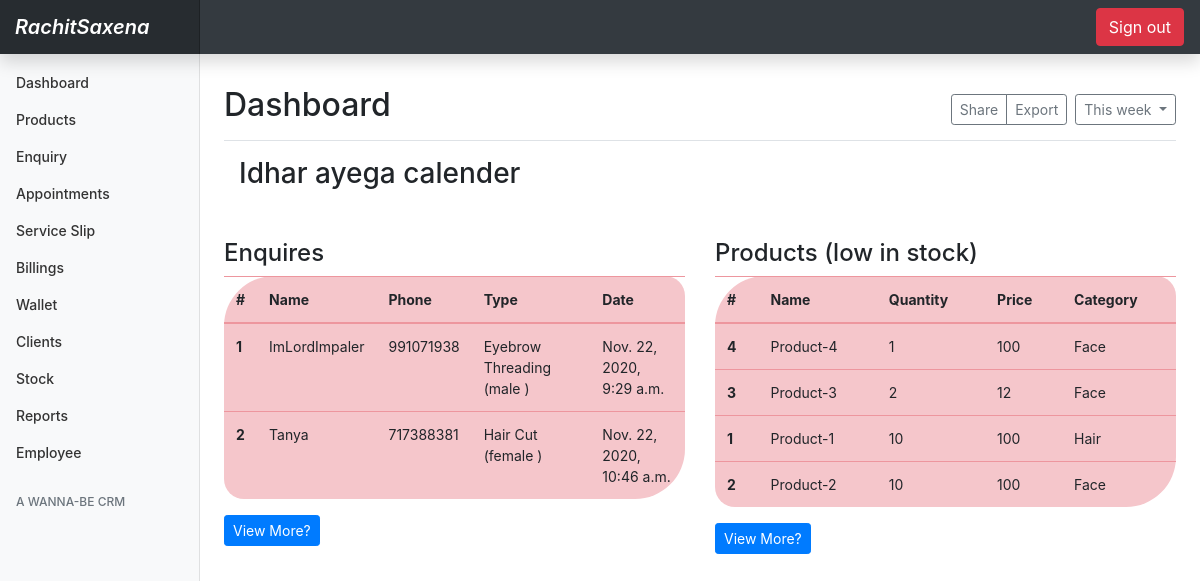
The page /dashboard (signed in) on the database its author committed.
### basic/models.py (models this page shows, shortened)
class Enquiry(models.Model):
    name = models.CharField(max_length=100 , null=True  , blank=True)
    phone = models.CharField(max_length=100 , null=True  , blank=True)
    service = models.ForeignKey(Service , on_delete=models.CASCADE)
    date = models.DateTimeField(auto_now_add=True)
    responseType = models.CharField(null=True , blank=True , max_length=100)
    response = models.CharField(max_length= 10 , choices=ENQUIRY_TYPE , default='cold')

class Service(models.Model):
    name = models.CharField(max_length=100 , null=True ,blank=True)
    price = models.IntegerField(default=0)
    duration = models.IntegerField(default=0)
    mprice = models.IntegerField(default=0)
    gender = models.CharField(max_length=10 , choices=GENDER_TYPES , default='others')
    def __str__(self):
        return (self.name + ' (' + self.gender + ' )')

class Product(models.Model):
    name = models.CharField(max_length=100 ,null=True , blank=True )
    bprice = models.IntegerField(default=0 , null=True  , blank=True)
    sprice = models.IntegerField(default=0 , null= True , blank=True)
    category = models.ForeignKey(Category , on_delete= models.CASCADE)
    quantity = models.IntegerField(default=10)
    img = models.ImageField(null=True , blank=True)
    date = models.DateTimeField(auto_now_add=True)

class Category(models.Model):
    name = models.CharField(max_length=100 , null=True , blank=True)
    service = models.ForeignKey(Service , on_delete= models.CASCADE)
    def __str__(self):
        return self.name

### basic/views.py (the view)
# urls.py: path('dashboard' , views.home , name='dashboard'),
@login_required(login_url='loginPage')
def home(request):
    enq = Enquiry.objects.all()
    pro = Product.objects.all().order_by('quantity')
    params = {
        'enq': enq ,
        'pro' : pro
    }
    return render(request , 'basic/dashboard.html' , params)

### basic/templates/basic/dashboard.html (shortened to what this page needs)
{% extends 'basic/base.html' %}
{% block content %}
<main role="main" class="col-md-9 ml-sm-auto col-lg-10 px-md-4">
      <div class="d-flex justify-content-between flex-wrap flex-md-nowrap align-items-center pt-3 pb-2 mb-3 border-bottom">
        <h1 class="h2">Dashboard</h1>
        <div class="btn-toolbar mb-2 mb-md-0">
          <div class="btn-group mr-2">
            <button type="button" class="btn btn-sm btn-outline-secondary">Share</button>
            <button type="button" class="btn btn-sm btn-outline-secondary">Export</button>
          </div>
          <button type="button" class="btn btn-sm btn-outline-secondary dropdown-toggle">
            This week
          </button>
        </div>
      </div>
        <div class='container'>
        <h3> Idhar ayega calender </h3>
      </div>
        <div class='row mt-5'>
          <div class='col-sm-6'>
                <table class="table table-danger enquiryTable">
                  <h4>Enquires</h4>
                  <thead>
                    <tr>
                      <th scope="col">#</th>
                      <th scope="col">Name</th>
                      <th scope="col">Phone</th>
                      <th scope="col">Type</th>
                      <th scope="col">Date</th>
                    </tr>
                  </thead>
                  <tbody>
            {% for i in enq %}
                    <tr>
                      <th scope="row">{{i.id}}</th>
                      <td>{{i.name}}</td>
                      <td>{{i.phone}}</td>
                      <td>{{i.service}}</td>
                      <td>{{i.date}}</td>
                    </tr>
            {% endfor %}
                  </tbody>
                </table>
                  <a href = "{% url 'enquiry' %}" class='btn btn-sm btn-primary'>View More?</a>
          </div>
          <div class='col-sm-6'>
                <table class="table table-danger enquiryTable">
                  <h4>Products (low in stock)</h4>
                  <thead>
                    <tr>
                      <th scope="col">#</th>
                      <th scope="col">Name</th>
                      <th scope="col">Quantity</th>
                      <th scope="col">Price</th>
                      <th scope="col">Category</th>
                    </tr>
                  </thead>
                  <tbody>
                  {% for i in pro %}
                    <tr>
                      <th scope="row">{{i.id}}</th>
                      <td>{{i.name}}</td>
                      <td>{{i.quantity}}</td>
                      <td>{{i.bprice}}</td>
                      <td>{{i.category}}</td>
                    </tr>
                    {% endfor %}
                  </tbody>
                </table>
                <a href = "{% url 'product' %}" class='btn btn-sm btn-primary'>View More?</a>
          </div>
        </div>
    </main>
{% endblock content %}

### static/css/second.css (style rules this page uses)
.enquiryTable { border: none; border-radius: 50px 20px; }

### static/dashboard.css (style rules this page uses)
body { font-size: .875rem; }

### basic/templates/basic/base.html (style rules this page uses)
body { background-image: url(https://i1.wp.com/css-tricks.com/wp-content/uploads/2017/09/linear-gradient.png?fit=1800%2C800&ssl=1) }

### rows shown on the page
Enquiry: id "1", name "ImLordImpaler", phone "991071938", service "Eyebrow Threading (male )", date "Nov. 22, 2020, 9:29 a.m."
Enquiry: id "2", name "Tanya", phone "717388381", service "Hair Cut (female )", date "Nov. 22, 2020, 10:46 a.m."
Product: id "4", name "Product-4", quantity "1", bprice "100", category "Face"
Product: id "3", name "Product-3", quantity "2", bprice "12", category "Face"
Product: id "1", name "Product-1", quantity "10", bprice "100", category "Hair"
Product: id "2", name "Product-2", quantity "10", bprice "100", category "Face"
